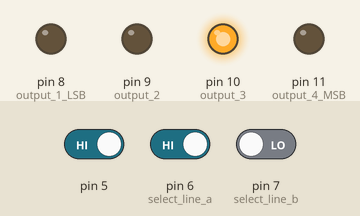
Bench run of a sketch on a simulated Arduino Uno, built with avr-gcc and run on an emulated ATmega328P. Parts: output pins drawn as LEDs (lit = HIGH). The inputs (shaded band) are chosen by the test bench; at power-on: pin 5 HIGH, pin 6 (select_line_a) HIGH, pin 7 (select_line_b) LOW.

Above: at 1.2 s.
1.3 s: pin 5 driven LOW
At 2.5 s:
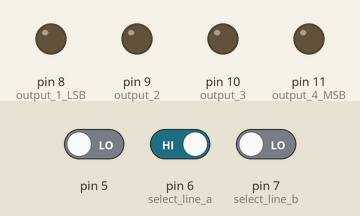
2.8 s: pin 5 driven HIGH
At 3.7 s:
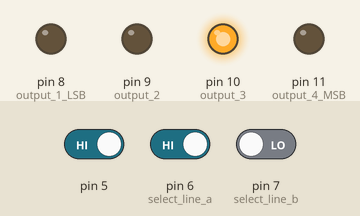
4.3 s: pin 6 (select_line_a) driven LOW
At 4.9 s:
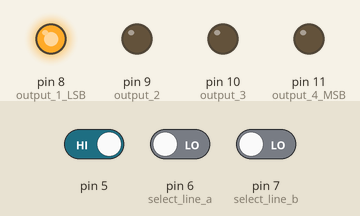
5.8 s: pin 7 (select_line_b) driven HIGH
At 7.0 s:
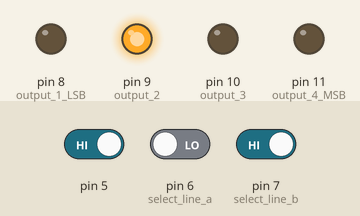
7.3 s: pin 6 (select_line_a) driven HIGH
At 8.4 s:
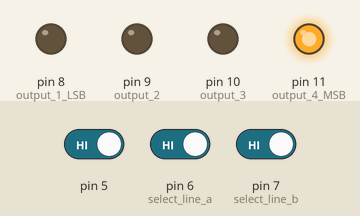
8.8 s: pin 7 (select_line_b) driven LOW
At 9.6 s:
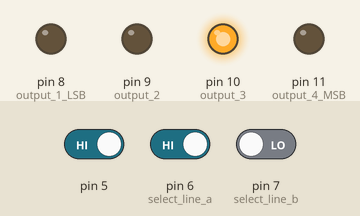
Timing chart, 0 to 11.3 s (numbered marks = the images above; inputs shaded):
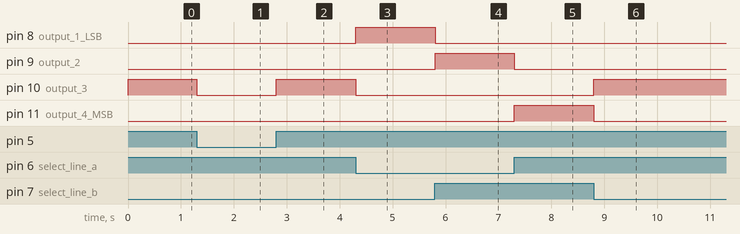

The sketch:

DEMUX_1-4.ino
```cpp
//input
int i=0;

//select lines
int a=0;
int b=0;

void setup() {
  // put your setup code here, to run once:

//select lines
pinMode(6,INPUT); //select line a (MSB)
pinMode(7,INPUT); //select line b (LSB)

//input pin
pinMode(5,INPUT);

//output pins
pinMode(8,OUTPUT); //output 1 LSB
pinMode(9,OUTPUT); //output 2
pinMode(10,OUTPUT); //output 3
pinMode(11,OUTPUT); //output 4 MSB

Serial.begin(9600);
}

void loop() {
  // put your main code here, to run repeatedly:

i=digitalRead(5); //reads input

a=digitalRead(6); //reads input to select line a, MSB
b=digitalRead(7); //LSB

if (i==0){ //all outputs will be zero irrespective of which one is selected
  digitalWrite(11,LOW);
  digitalWrite(10,LOW);
  digitalWrite(9,LOW);
  digitalWrite(8,LOW);
  delay(100);
 }
 else if (i==1){
   if (a==0 & b==0){ //input i is seen at first output pin (LSB)
     digitalWrite(11,LOW);
     digitalWrite(10,LOW);
     digitalWrite(9,LOW);
     digitalWrite(8,HIGH);
     delay(100);
     }
    else if (a==0 & b==1){ //input i is seen at second output pin
     digitalWrite(11,LOW);
     digitalWrite(10,LOW);
     digitalWrite(9,HIGH);
     digitalWrite(8,LOW);
     delay(100);
     }
     else if (a==1 & b==0){ //input i is seen at third output pin
     digitalWrite(11,LOW);
     digitalWrite(10,HIGH);
     digitalWrite(9,LOW);
     digitalWrite(8,LOW);
     delay(100);
     }
     else if (a==1 & b==1){ //input i is seen at fourth output pin (MSB)
     digitalWrite(11,HIGH);
     digitalWrite(10,LOW);
     digitalWrite(9,LOW);
     digitalWrite(8,LOW);
     delay(100);
     }
     }


}
```

Measured:
- after the input at 1.3 s, pin 10 (output_3): HIGH → LOW at once
- after the input at 2.8 s, pin 10 (output_3): LOW → HIGH at once
- after the input at 4.3 s, pin 8 (output_1_LSB): LOW → HIGH at once; pin 10 (output_3): HIGH → LOW at once
- after the input at 5.8 s, pin 8 (output_1_LSB): HIGH → LOW at once; pin 9 (output_2): LOW → HIGH at once
- after the input at 7.3 s, pin 9 (output_2): HIGH → LOW at once; pin 11 (output_4_MSB): LOW → HIGH at once
- after the input at 8.8 s, pin 10 (output_3): LOW → HIGH at once; pin 11 (output_4_MSB): HIGH → LOW at once
